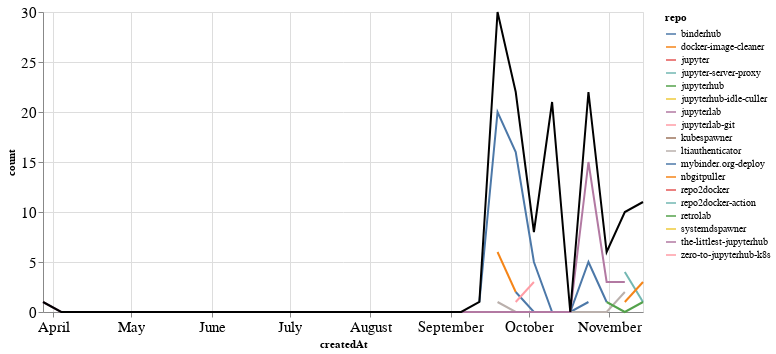

Notebook code for this chart:
### Markdown cell above
### Comments

### Code cell
comments_time = comments.groupby('repo').resample('W', on='createdAt').count()['author'].reset_index()
comments_time = comments_time.rename(columns={'author': 'count'})
comments_time_total = comments_time.groupby('createdAt').agg({"count": "sum"}).reset_index()
ch1 = alt.Chart(comments_time, width=600).mark_line().encode(
    x='createdAt',
    y='count',
    color='repo',
    tooltip="repo"
)

ch2 = alt.Chart(comments_time_total, width=600).mark_line(color="black").encode(
    x='createdAt',
    y='count',
)

ch1 + ch2

### Figure 1 — Vega-Lite specification as saved in the notebook (floating-point values rounded to 4 significant figures)
{"config": {"axisLeft": {"labelFontSize": 15}, "axisBottom": {"labelFontSize": 15}}, "layer": [{"data": {"name": "data-295ff511941a163052884846c91fb2ab"}, "mark": "line", "encoding": {"color": {"type": "nominal", "field": "repo"}, "tooltip": {"type": "nominal", "field": "repo"}, "x": {"type": "temporal", "field": "createdAt"}, "y": {"type": "quantitative", "field": "count"}}, "width": 600}, {"data": {"name": "data-9c9946ff5277f593a4d514b1b9aaaa5d"}, "mark": {"type": "line", "color": "black"}, "encoding": {"x": {"type": "temporal", "field": "createdAt"}, "y": {"type": "quantitative", "field": "count"}}, "width": 600}], "$schema": "https://vega.github.io/schema/vega-lite/v4.8.1.json", "datasets": {"data-295ff511941a163052884846c91fb2ab": [{"repo": "binderhub", "createdAt": "2021-09-12T00:00:00", "count": 1}, {"repo": "binderhub", "createdAt": "2021-09-19T00:00:00", "count": 20}, {"repo": "binderhub", "createdAt": "2021-09-26T00:00:00", "count": 16}, {"repo": "binderhub", "createdAt": "2021-10-03T00:00:00", "count": 5}, {"repo": "binderhub", "createdAt": "2021-10-10T00:00:00", "count": 0}, {"repo": "binderhub", "createdAt": "2021-10-17T00:00:00", "count": 0}, {"repo": "binderhub", "createdAt": "2021-10-24T00:00:00", "count": 1}, {"repo": "docker-image-cleaner", "createdAt": "2021-09-19T00:00:00", "count": 6}, {"repo": "docker-image-cleaner", "createdAt": "2021-09-26T00:00:00", "count": 2}, {"repo": "jupyter", "createdAt": "2021-11-14T00:00:00", "count": 6}, {"repo": "jupyter-server-proxy", "createdAt": "2021-11-07T00:00:00", "count": 4}, {"repo": "jupyter-server-proxy", "createdAt": "2021-11-14T00:00:00", "count": 1}, {"repo": "jupyterhub", "createdAt": "2021-10-10T00:00:00", "count": 17}, {"repo": "jupyterhub-idle-culler", "createdAt": "2021-09-26T00:00:00", "count": 1}, {"repo": "jupyterlab", "createdAt": "2021-10-10T00:00:00", "count": 1}, {"repo": "jupyterlab-git", "createdAt": "2021-10-10T00:00:00", "count": 3}, {"repo": "kubespawner", "createdAt": "2021-10-24T00:00:00", "count": 1}, {"repo": "ltiauthenticator", "createdAt": "2021-09-19T00:00:00", "count": 1}, {"repo": "ltiauthenticator", "createdAt": "2021-09-26T00:00:00", "count": 0}, {"repo": "ltiauthenticator", "createdAt": "2021-10-03T00:00:00", "count": 0}, {"repo": "ltiauthenticator", "createdAt": "2021-10-10T00:00:00", "count": 0}, {"repo": "ltiauthenticator", "createdAt": "2021-10-17T00:00:00", "count": 0}, {"repo": "ltiauthenticator", "createdAt": "2021-10-24T00:00:00", "count": 0}, {"repo": "ltiauthenticator", "createdAt": "2021-10-31T00:00:00", "count": 0}, {"repo": "ltiauthenticator", "createdAt": "2021-11-07T00:00:00", "count": 2}, {"repo": "mybinder.org-deploy", "createdAt": "2021-09-26T00:00:00", "count": 2}, {"repo": "mybinder.org-deploy", "createdAt": "2021-10-03T00:00:00", "count": 0}, {"repo": "mybinder.org-deploy", "createdAt": "2021-10-10T00:00:00", "count": 0}, {"repo": "mybinder.org-deploy", "createdAt": "2021-10-17T00:00:00", "count": 0}, {"repo": "mybinder.org-deploy", "createdAt": "2021-10-24T00:00:00", "count": 5}, {"repo": "mybinder.org-deploy", "createdAt": "2021-10-31T00:00:00", "count": 1}, {"repo": "nbgitpuller", "createdAt": "2021-11-07T00:00:00", "count": 1}, {"repo": "nbgitpuller", "createdAt": "2021-11-14T00:00:00", "count": 3}, {"repo": "repo2docker", "createdAt": "2021-09-19T00:00:00", "count": 2}, {"repo": "repo2docker-action", "createdAt": "2021-09-19T00:00:00", "count": 1}, {"repo": "retrolab", "createdAt": "2021-10-31T00:00:00", "count": 1}, {"repo": "retrolab", "createdAt": "2021-11-07T00:00:00", "count": 0}, {"repo": "retrolab", "createdAt": "2021-11-14T00:00:00", "count": 1}, {"repo": "systemdspawner", "createdAt": "2021-10-31T00:00:00", "count": 1}, {"repo": "the-littlest-jupyterhub", "createdAt": "2021-03-28T00:00:00", "count": 1}, {"repo": "the-littlest-jupyterhub", "createdAt": "2021-04-04T00:00:00", "count": 0}, {"repo": "the-littlest-jupyterhub", "createdAt": "2021-04-11T00:00:00", "count": 0}, {"repo": "the-littlest-jupyterhub", "createdAt": "2021-04-18T00:00:00", "count": 0}, {"repo": "the-littlest-jupyterhub", "createdAt": "2021-04-25T00:00:00", "count": 0}, {"repo": "the-littlest-jupyterhub", "createdAt": "2021-05-02T00:00:00", "count": 0}, {"repo": "the-littlest-jupyterhub", "createdAt": "2021-05-09T00:00:00", "count": 0}, {"repo": "the-littlest-jupyterhub", "createdAt": "2021-05-16T00:00:00", "count": 0}, {"repo": "the-littlest-jupyterhub", "createdAt": "2021-05-23T00:00:00", "count": 0}, {"repo": "the-littlest-jupyterhub", "createdAt": "2021-05-30T00:00:00", "count": 0}, {"repo": "the-littlest-jupyterhub", "createdAt": "2021-06-06T00:00:00", "count": 0}, {"repo": "the-littlest-jupyterhub", "createdAt": "2021-06-13T00:00:00", "count": 0}, {"repo": "the-littlest-jupyterhub", "createdAt": "2021-06-20T00:00:00", "count": 0}, {"repo": "the-littlest-jupyterhub", "createdAt": "2021-06-27T00:00:00", "count": 0}, {"repo": "the-littlest-jupyterhub", "createdAt": "2021-07-04T00:00:00", "count": 0}, {"repo": "the-littlest-jupyterhub", "createdAt": "2021-07-11T00:00:00", "count": 0}, {"repo": "the-littlest-jupyterhub", "createdAt": "2021-07-18T00:00:00", "count": 0}, {"repo": "the-littlest-jupyterhub", "createdAt": "2021-07-25T00:00:00", "count": 0}, {"repo": "the-littlest-jupyterhub", "createdAt": "2021-08-01T00:00:00", "count": 0}, {"repo": "the-littlest-jupyterhub", "createdAt": "2021-08-08T00:00:00", "count": 0}, {"repo": "the-littlest-jupyterhub", "createdAt": "2021-08-15T00:00:00", "count": 0}, {"repo": "the-littlest-jupyterhub", "createdAt": "2021-08-22T00:00:00", "count": 0}, {"repo": "the-littlest-jupyterhub", "createdAt": "2021-08-29T00:00:00", "count": 0}, {"repo": "the-littlest-jupyterhub", "createdAt": "2021-09-05T00:00:00", "count": 0}, {"repo": "the-littlest-jupyterhub", "createdAt": "2021-09-12T00:00:00", "count": 0}, {"repo": "the-littlest-jupyterhub", "createdAt": "2021-09-19T00:00:00", "count": 0}, {"repo": "the-littlest-jupyterhub", "createdAt": "2021-09-26T00:00:00", "count": 0}, {"repo": "the-littlest-jupyterhub", "createdAt": "2021-10-03T00:00:00", "count": 0}, {"repo": "the-littlest-jupyterhub", "createdAt": "2021-10-10T00:00:00", "count": 0}, {"repo": "the-littlest-jupyterhub", "createdAt": "2021-10-17T00:00:00", "count": 0}, {"repo": "the-littlest-jupyterhub", "createdAt": "2021-10-24T00:00:00", "count": 15}, {"repo": "the-littlest-jupyterhub", "createdAt": "2021-10-31T00:00:00", "count": 3}, {"repo": "the-littlest-jupyterhub", "createdAt": "2021-11-07T00:00:00", "count": 3}, {"repo": "zero-to-jupyterhub-k8s", "createdAt": "2021-09-26T00:00:00", "count": 1}, {"repo": "zero-to-jupyterhub-k8s", "createdAt": "2021-10-03T00:00:00", "count": 3}], "data-9c9946ff5277f593a4d514b1b9aaaa5d": [{"createdAt": "2021-03-28T00:00:00", "count": 1}, {"createdAt": "2021-04-04T00:00:00", "count": 0}, {"createdAt": "2021-04-11T00:00:00", "count": 0}, {"createdAt": "2021-04-18T00:00:00", "count": 0}, {"createdAt": "2021-04-25T00:00:00", "count": 0}, {"createdAt": "2021-05-02T00:00:00", "count": 0}, {"createdAt": "2021-05-09T00:00:00", "count": 0}, {"createdAt": "2021-05-16T00:00:00", "count": 0}, {"createdAt": "2021-05-23T00:00:00", "count": 0}, {"createdAt": "2021-05-30T00:00:00", "count": 0}, {"createdAt": "2021-06-06T00:00:00", "count": 0}, {"createdAt": "2021-06-13T00:00:00", "count": 0}, {"createdAt": "2021-06-20T00:00:00", "count": 0}, {"createdAt": "2021-06-27T00:00:00", "count": 0}, {"createdAt": "2021-07-04T00:00:00", "count": 0}, {"createdAt": "2021-07-11T00:00:00", "count": 0}, {"createdAt": "2021-07-18T00:00:00", "count": 0}, {"createdAt": "2021-07-25T00:00:00", "count": 0}, {"createdAt": "2021-08-01T00:00:00", "count": 0}, {"createdAt": "2021-08-08T00:00:00", "count": 0}, {"createdAt": "2021-08-15T00:00:00", "count": 0}, {"createdAt": "2021-08-22T00:00:00", "count": 0}, {"createdAt": "2021-08-29T00:00:00", "count": 0}, {"createdAt": "2021-09-05T00:00:00", "count": 0}, {"createdAt": "2021-09-12T00:00:00", "count": 1}, {"createdAt": "2021-09-19T00:00:00", "count": 30}, {"createdAt": "2021-09-26T00:00:00", "count": 22}, {"createdAt": "2021-10-03T00:00:00", "count": 8}, {"createdAt": "2021-10-10T00:00:00", "count": 21}, {"createdAt": "2021-10-17T00:00:00", "count": 0}, {"createdAt": "2021-10-24T00:00:00", "count": 22}, {"createdAt": "2021-10-31T00:00:00", "count": 6}, {"createdAt": "2021-11-07T00:00:00", "count": 10}, {"createdAt": "2021-11-14T00:00:00", "count": 11}]}}
